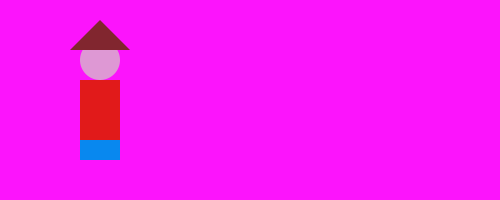
Frame 1 (no input)
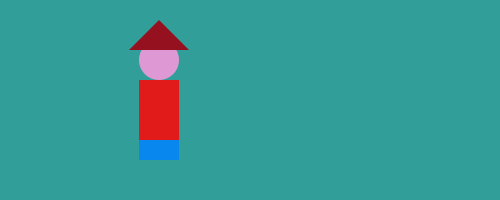
Frame 60 (the mouse pressed at the canvas centre just before this capture)
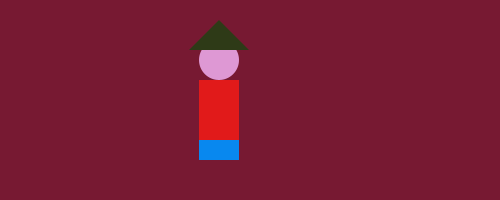
Frame 120 (the mouse held since frame 60 and released just before this capture)

The Processing sketch that drew these frames (run headless with seeded random() and noise(); from frame 60 on, the mouse is pressed at the canvas centre):

// Processing sketch: processing_167084
// ── processing_167084.pde

int a=100;
int b=70;
int c=130;
int d=80;
int o=#FC14FC;
int p=#0DF0FA;
float x;
float y;
float z;
void setup()
{
size(500,200);
}
void draw()
{
background(o);
o=o+p;
fill(#DE98D4);
noStroke();
ellipse(a,60,40,40);
x=random(200);
y=random(150);
z=random(50);
fill(x,y,z);
triangle(b,50,a,20,c,50);
fill(#E11A1A);
rect(d,80,40,60);
fill(#0888EF);
rect(d,140,40,20);
a=a+1;
b=b+1;
c=c+1;
d=d+1;
}
